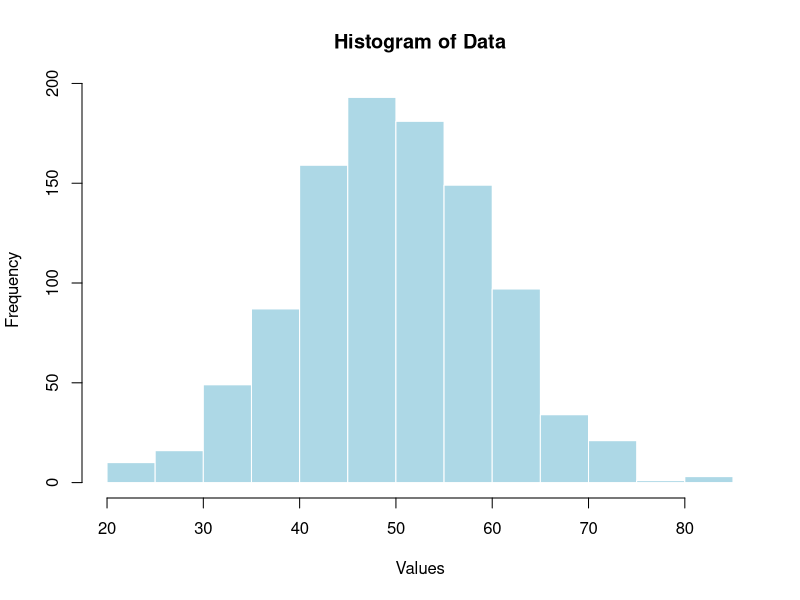
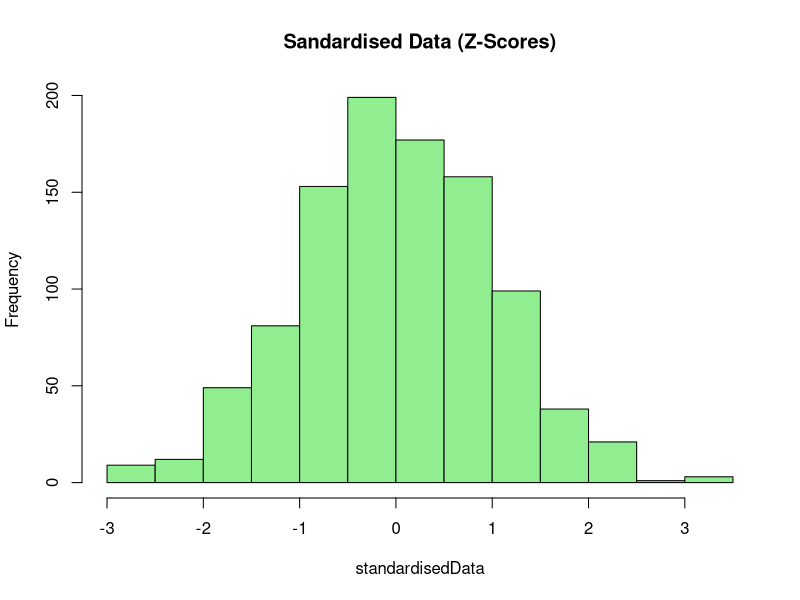
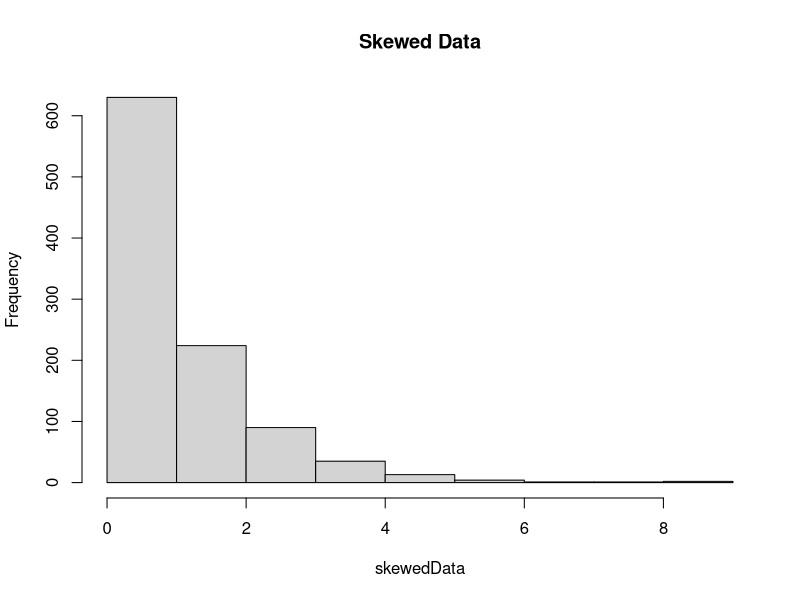

R code for these plots, in order:
# reproducibility
set.seed(226156802)

# setting up our data
normalData <- rnorm(1000, mean = 50, sd = 10)

# visualising the data to check for normal distribution
hist(normalData, main = "Histogram of Data", xlab = "Values", col = "lightblue", border = "white")


# Shapiro Wilk Test 
shapiro.test(normalData)

# Kolmogorov Smirnov Test
ks.test(normalData, "pnorm", mean = mean(normalData), sd = sd(normalData))

# Jarque Bera Test
# install.packages("tseries")
library(tseries)
jarque.bera.test(normalData)

# Standarisation (Z-Scores)
mean_val = mean(normalData)
sd_val = sd(normalData)

standardisedData <- (normalData-mean_val)/sd_val

hist(standardisedData, main = "Sandardised Data (Z-Scores)", col = "lightgreen")

# testing standardised data
shapiro.test(standardisedData)
jarque.bera.test(standardisedData)


# Setting up a non normal data
skewedData <- rexp(1000, rate = 1)
hist(skewedData, main="Skewed Data")
shapiro.test(skewedData)
jarque.bera.test(skewedData)